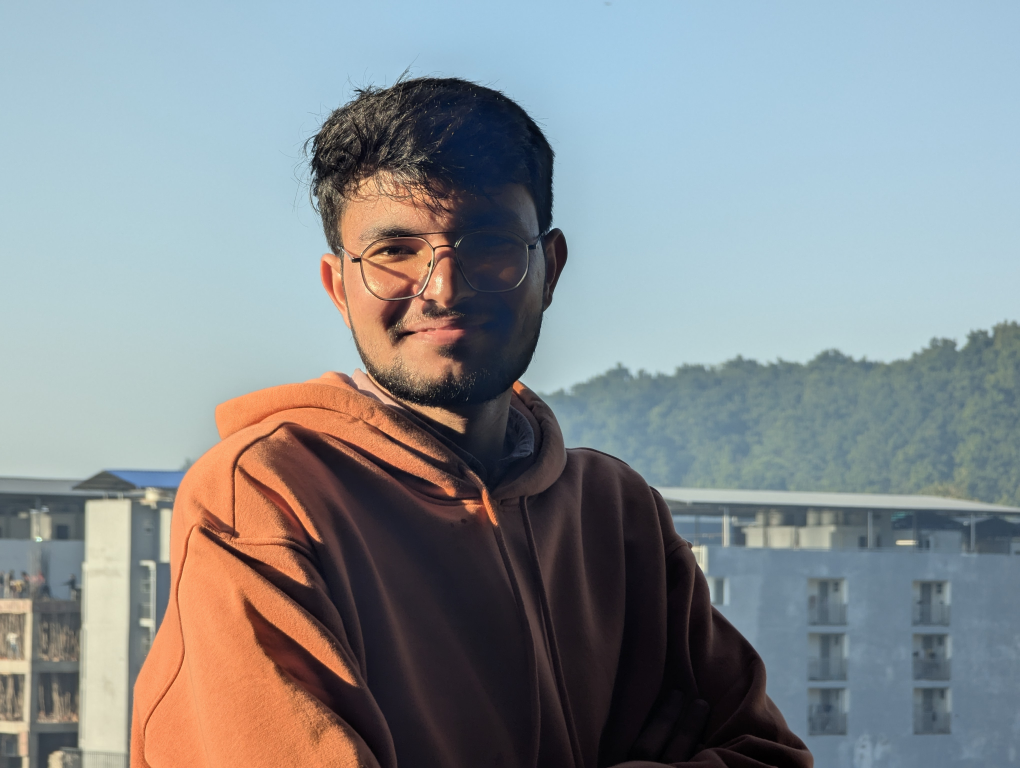
#> input picture muki.jpg, 4080 x 3072 px (shown at 1/4 size)
$ jupyter execute wavelets.ipynb
#> lines starting #> are read from the running program, lines starting #| are printed output that depends on the picture
[cell 1]
import pywt
import numpy as np
import matplotlib.pyplot as plt
import cv2

[cell 2]
# Load and preprocess the image
image = cv2.imread('muki.jpg', cv2.IMREAD_GRAYSCALE)  # Read image in grayscale
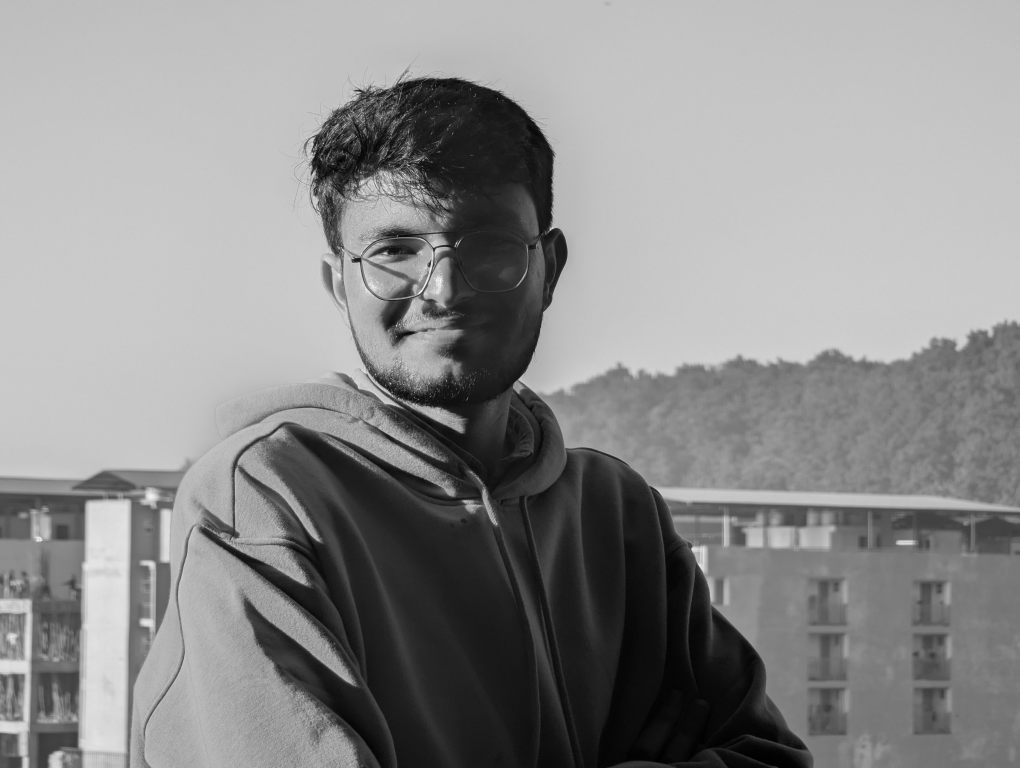
#> image: shape (3072, 4080) (shown at 1/4 size); min 0, max 255, mean 139.5
image = cv2.resize(image, (256, 256))  # Resize for better visualization
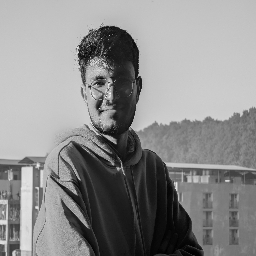
#> image: shape (256, 256); min 0, max 252, mean 139.5

[cell 3]
# Perform 2D Discrete Wavelet Transform (DWT)
wavelet = 'haar'  # You can change this to 'db1', 'coif1', etc.
coeffs2 = pywt.dwt2(image, wavelet)

[cell 4]
# Extract approximation and details
cA, (cH, cV, cD) = coeffs2  # Approximation, Horizontal, Vertical, Diagonal details
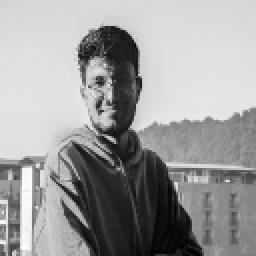
#> cA: shape (128, 128) float64 (shown 2 times larger); min 1.5, max 452.5, mean 279.1; drawn with min black and max white
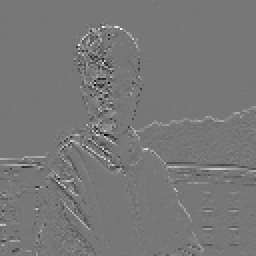
#> cH: shape (128, 128) float64 (shown 2 times larger); min -129, max 146.5, mean 0.4; drawn with min black and max white
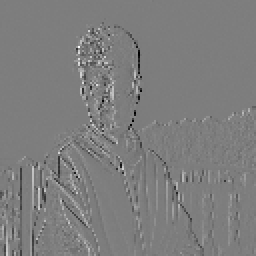
#> cV: shape (128, 128) float64 (shown 2 times larger); min -151, max 155, mean 0.1; drawn with min black and max white
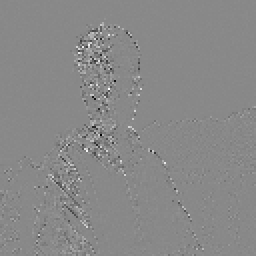
#> cD: shape (128, 128) float64 (shown 2 times larger); min -120.5, max 104, mean -0.1; drawn with min black and max white

[cell 5]
# Reconstruct the image using inverse DWT
reconstructed = pywt.idwt2(coeffs2, wavelet)

[cell 6]
# Plot the images
plt.figure(figsize=(10, 8))

plt.subplot(2, 3, 1)
plt.imshow(image, cmap='gray')
plt.title("Original Image")
plt.axis('off')

plt.subplot(2, 3, 2)
plt.imshow(cA, cmap='gray')
plt.title("Approximation (Low-Frequency)")
plt.axis('off')

plt.subplot(2, 3, 3)
plt.imshow(cH, cmap='gray')
plt.title("Horizontal Detail")
plt.axis('off')

plt.subplot(2, 3, 4)
plt.imshow(cV, cmap='gray')
plt.title("Vertical Detail")
plt.axis('off')

plt.subplot(2, 3, 5)
plt.imshow(cD, cmap='gray')
plt.title("Diagonal Detail")
plt.axis('off')

plt.subplot(2, 3, 6)
plt.imshow(reconstructed, cmap='gray')
plt.title("Reconstructed Image")
plt.axis('off')

plt.tight_layout()
plt.show()
